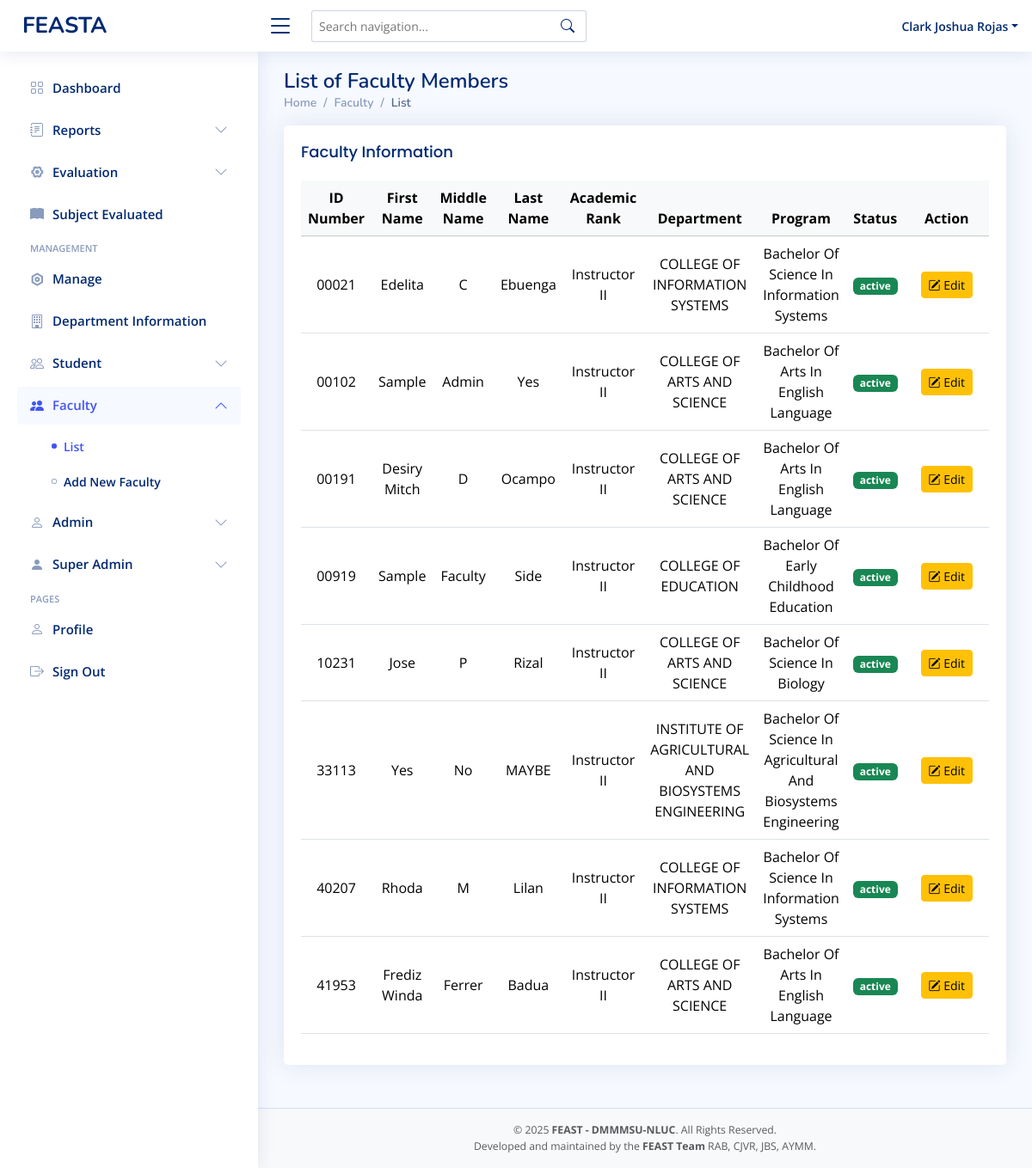
Page /superadmin-facultylist.php (signed in) on the committed database.
### tables this page shows
CREATE TABLE `faculty` (
  `idnumber` varchar(11) NOT NULL,
  `first_name` varchar(50) NOT NULL,
  `mid_name` varchar(50) NOT NULL,
  `last_name` varchar(50) NOT NULL,
  `password` varchar(255) DEFAULT NULL,
  `department` varchar(255) NOT NULL,
  `program` varchar(255) DEFAULT NULL,
  `faculty_rank` varchar(50) DEFAULT NULL,
  `role` varchar(50) NOT NULL DEFAULT 'faculty',
  `status` varchar(11) NOT NULL DEFAULT 'active'
);

### superadmin-facultylist.php (the view, shortened to what this page needs)
<?php
include 'conn/conn.php';
$query = "SELECT * FROM faculty WHERE role = 'faculty'";
$result = mysqli_query($conn, $query);
?>
<!DOCTYPE html>
<html lang="en">
<head>
  <?php include 'head.php'; ?>
</head>
<body>
  <?php include 'superadmin-header.php'; ?>
  <?php include 'superadmin-sidebar.php'; ?>
  <main id="main" class="main">
    <div class="pagetitle">
      <h1>List of Faculty Members</h1>
      <nav>
        <ol class="breadcrumb">
          <li class="breadcrumb-item"><a href="superadmin-dashboard.php">Home</a></li>
          <li class="breadcrumb-item">Faculty</li>
          <li class="breadcrumb-item active">List</li>
        </ol>
      </nav>
    </div>
    <section class="section">
      <div class="row">
        <div class="col-lg-12">
          <div class="card">
            <div class="card-body table-responsive">
              <h5 class="card-title">Faculty Information</h5>
              <table class="table datatable table-hover align-middle">
                <thead class="table-light text-center">
                  <tr>
                    <th>ID Number</th>
                    <th>First Name</th>
                    <th>Middle Name</th>
                    <th>Last Name</th>
                    <th>Academic Rank</th>
                    <th>Department</th>
                    <th>Program</th>
                    <th>Status</th>
                    <th width="120px">Action</th>
                  </tr>
                </thead>
                <tbody class="text-center">
                  <?php while ($row = mysqli_fetch_assoc($result)): ?>
                    <tr>
                      <td><?= htmlspecialchars($row['idnumber']); ?></td>
                      <td class="text-capitalize"><?= htmlspecialchars($row['first_name']); ?></td>
                      <td class="text-capitalize"><?= htmlspecialchars($row['mid_name']); ?></td>
                      <td class="text-capitalize"><?= htmlspecialchars($row['last_name']); ?></td>
                      <td class="text-capitalize"><?= htmlspecialchars($row['faculty_rank']); ?></td>
                      <td class="text-uppercase"><?= htmlspecialchars($row['department']); ?></td>
                      <td class="text-capitalize"><?= htmlspecialchars($row['program'] ?? '—'); ?></td>
                      <td>
                        <span class="badge bg-<?= $row['status'] === 'active' ? 'success' : 'secondary'; ?>">
                          <?= htmlspecialchars($row['status']); ?>
                        </span>
                      </td>
                      <td>
                        <a href="superadmin-editfaculty.php?id=<?= urlencode($row['idnumber']); ?>"
                          class="btn btn-warning btn-sm">
                          <i class="bi bi-pencil-square"></i> Edit
                        </a>
                      </td>
                    </tr>
                  <?php endwhile; ?>
                </tbody>
              </table>
            </div>
          </div>
        </div>
      </div>
    </section>
  </main>
  <?php include 'footer.php'; ?>
</body>
</html>

### head.php (shortened to what this page needs)
<link href="vendors/bootstrap/css/bootstrap.min.css" rel="stylesheet">
<link href="vendors/bootstrap-icons/bootstrap-icons.css" rel="stylesheet">
<link href="vendors/boxicons/css/boxicons.min.css" rel="stylesheet">
<link href="vendors/quill/quill.snow.css" rel="stylesheet">
<link href="vendors/quill/quill.bubble.css" rel="stylesheet">
<link href="vendors/remixicon/remixicon.css" rel="stylesheet">
<link href="vendors/simple-datatables/style.css" rel="stylesheet">
<link href="assets/css/style.css" rel="stylesheet">
<link rel="stylesheet" href="assets/css/select2.min.css" />
<link rel="stylesheet" href="assets/css/choices.min.css" />

### superadmin-header.php (shortened to what this page needs)
<header id="header" class="header fixed-top d-flex align-items-center">
  <div class="d-flex align-items-center justify-content-between">
    <a href="superadmin-dashboard.php" class="logo d-flex align-items-center">
      <span class="d-none d-lg-block">FEASTA</span>
    </a>
    <i class="bi bi-list toggle-sidebar-btn"></i>
  </div>
  <div class="search-bar position-relative">
    <form class="search-form d-flex align-items-center" onsubmit="return false;">
      <input type="text" id="navSearch" placeholder="Search navigation..." autocomplete="off">
      <button type="submit" title="Search"><i class="bi bi-search"></i></button>
    </form>
  </div>
  <nav class="header-nav ms-auto">
    <ul class="d-flex align-items-center">
      <li class="nav-item dropdown pe-3 position-relative">
        <a class="nav-link nav-profile d-flex align-items-center pe-0" href="#" data-bs-toggle="dropdown">
          <span class="d-none d-md-block dropdown-toggle ps-2 text-capitalize"><?php echo $_SESSION['first_name'] . ' ' . $_SESSION['last_name']; ?></span>
        </a>
      </li>
    </ul>
  </nav>
</header>

### superadmin-sidebar.php (shortened to what this page needs)
<?php
$currentPage = basename($_SERVER['PHP_SELF']);
?>
<aside id="sidebar" class="sidebar">
  <ul class="sidebar-nav" id="sidebar-nav">
    <li class="nav-item">
      <a class="nav-link <?= $currentPage == 'superadmin-dashboard.php' ? '' : 'collapsed' ?>"
        href="superadmin-dashboard.php">
        <i class="bi bi-grid"></i>
        <span>Dashboard</span>
      </a>
    </li>
    <li class="nav-item">
      <?php $reportsPages = ['superadmin-individualreport.php', 'superadmin-acknowledgementreport.php', 'superadmin-overallreport-set.php', 'superadmin-overallreport-sef.php', 'superadmin-overallreport.php', 'superadmin-pastrecords.php']; ?>
      <a class="nav-link <?= in_array($currentPage, $reportsPages) ? '' : 'collapsed' ?>"
        data-bs-target="#reports" data-bs-toggle="collapse" href="#">
        <i class="bi bi-journal-text"></i><span>Reports</span><i class="bi bi-chevron-down ms-auto"></i>
      </a>
    </li>
    <?php $evalPages = ['superadmin-evaluationsetting.php', 'superadmin-evaluationswitch.php', 'superadmin-evaluationprogress.php']; ?>
    <li class="nav-item">
      <a class="nav-link <?= in_array($currentPage, $evalPages) ? '' : 'collapsed' ?>"
        data-bs-target="#evaluation" data-bs-toggle="collapse" href="#">
        <i class="ri-settings-4-line"></i><span>Evaluation</span><i class="bi bi-chevron-down ms-auto"></i>
      </a>
    </li>
    <li class="nav-item">
      <a class="nav-link <?= $currentPage == 'superadmin-evaluatedsubject.php' ? 'active' : 'collapsed' ?>"
        href="superadmin-evaluatedsubject.php">
        <i class="bi bi-book-fill"></i>
        <span>Subject Evaluated</span>
      </a>
    </li>
    <li class="nav-heading">Management</li>
    <li class="nav-item">
      <a class="nav-link <?= $currentPage == 'superadmin-addsmanagement.php' ? 'active' : 'collapsed' ?>"
        href="superadmin-addsmanagement.php">
        <i class="ri-settings-line"></i>
        <span>Manage</span>
      </a>
    </li>
    <li class="nav-item">
      <a class="nav-link <?= $currentPage == 'superadmin-department-info.php' ? 'active' : 'collapsed' ?>"
        href="superadmin-department-info.php">
        <i class="bi bi-building"></i>
        <span>Department Information</span>
      </a>
    </li>
    <?php $studentPages = ['superadmin-studentlist.php', 'superadmin-studentcreation.php']; ?>
    <li class="nav-item">
      <a class="nav-link <?= in_array($currentPage, $studentPages) ? '' : 'collapsed' ?>"
        data-bs-target="#student-nav" data-bs-toggle="collapse" href="#">
        <i class="bi bi-people"></i><span>Student</span><i class="bi bi-chevron-down ms-auto"></i>
      </a>
    </li>
    <?php $facultyPages = ['superadmin-facultylist.php', 'superadmin-facultycreation.php']; ?>
    <li class="nav-item">
      <a class="nav-link <?= in_array($currentPage, $facultyPages) ? '' : 'collapsed' ?>"
        data-bs-target="#faculty-nav" data-bs-toggle="collapse" href="#">
        <i class="bi bi-people-fill"></i><span>Faculty</span><i class="bi bi-chevron-down ms-auto"></i>
      </a>
      <ul id="faculty-nav" class="nav-content collapse <?= in_array($currentPage, $facultyPages) ? 'show' : '' ?>"
        data-bs-parent="#sidebar-nav">
        <li>
          <a href="superadmin-facultylist.php" class="<?= $currentPage == 'superadmin-facultylist.php' ? 'active' : '' ?>">
            <i class="bi bi-circle"></i><span>List</span>
          </a>
        </li>
        <li>
          <a href="superadmin-facultycreation.php" class="<?= $currentPage == 'superadmin-facultycreation.php' ? 'active' : '' ?>">
            <i class="bi bi-circle"></i><span>Add New Faculty</span>
          </a>
        </li>
      </ul>
    </li>
    <?php $adminPages = ['superadmin-adminlist.php', 'superadmin-admincreation.php']; ?>
    <li class="nav-item">
      <a class="nav-link <?= in_array($currentPage, $adminPages) ? '' : 'collapsed' ?>"
        data-bs-target="#admin-nav" data-bs-toggle="collapse" href="#">
        <i class="bi bi-person"></i><span>Admin</span><i class="bi bi-chevron-down ms-auto"></i>
      </a>
    </li>
    <?php $superPages = ['superadmin-superadminlist.php', 'superadmin-superadmincreation.php']; ?>
    <li class="nav-item">
      <a class="nav-link <?= in_array($currentPage, $superPages) ? '' : 'collapsed' ?>"
        data-bs-target="#super-nav" data-bs-toggle="collapse" href="#">
        <i class="bi bi-person-fill"></i><span>Super Admin</span><i class="bi bi-chevron-down ms-auto"></i>
      </a>
    </li>
    <li class="nav-heading">Pages</li>
    <li class="nav-item">
      <a class="nav-link <?= $currentPage == 'superadmin-user-profile.php' ? 'active' : 'collapsed' ?>"
        href="superadmin-user-profile.php">
        <i class="bi bi-person"></i>
        <span>Profile</span>
      </a>
    </li>
    <li class="nav-item">
      <a class="nav-link collapsed" href="logout.php">
        <i class="bi bi-box-arrow-right"></i>
        <span>Sign Out</span>
      </a>
    </li>
  </ul>
</aside>

### footer.php
<footer id="footer" class="footer bg-light text-center py-3">
  <div class="container">
    <div class="text-muted small">
      &copy; <?= date('Y') ?> <strong><span>FEAST - DMMMSU-NLUC</span></strong>. All Rights Reserved.
    </div>
    <div class="text-muted small">
      Developed and maintained by the <strong>FEAST Team</strong> RAB, CJVR, JBS, AYMM.
    </div>
  </div>
</footer>

### assets/css/style.css (style rules this page uses)
:root { scroll-behavior: smooth; }
body { font-family: "Open Sans", sans-serif; background: #f6f9ff; color: #444444; }
a { color: #4154f1; text-decoration: none; }
h1, h2, h3, h4, h5, h6 { font-family: "Nunito", sans-serif; }
#main { margin-top: 60px; padding: 20px 30px; transition: all 0.3s; }
.pagetitle { margin-bottom: 10px; }
.pagetitle h1 { font-size: 24px; margin-bottom: 0; font-weight: 600; color: #012970; }
.card { margin-bottom: 30px; border: none; border-radius: 5px; box-shadow: 0px 0 30px rgba(1, 41, 112, 0.1); }
.card-title { padding: 20px 0 15px 0; font-size: 18px; font-weight: 500; color: #012970; font-family: "Poppins", sans-serif; }
.card-body { padding: 0 20px 20px 20px; }
.breadcrumb { font-size: 14px; font-family: "Nunito", sans-serif; color: #899bbd; font-weight: 600; }
.breadcrumb a { color: #899bbd; transition: 0.3s; }
.breadcrumb .breadcrumb-item::before { color: #899bbd; }
.breadcrumb .active { color: #51678f; font-weight: 600; }
.logo { line-height: 1; }
@media (min-width: 1200px) { .logo { width: 280px; } }
.logo span { font-size: 26px; font-weight: 700; color: #012970; font-family: "Nunito", sans-serif; }
.header { transition: all 0.5s; z-index: 997; height: 60px; box-shadow: 0px 2px 20px rgba(1, 41, 112, 0.1); background-color: #fff; padding-left: 20px; }
.header .toggle-sidebar-btn { font-size: 32px; padding-left: 10px; cursor: pointer; color: #012970; }
.header .search-bar { min-width: 360px; padding: 0 20px; }
.header .search-form { width: 100%; }
.header .search-form input { border: 0; font-size: 14px; color: #012970; border: 1px solid rgba(1, 41, 112, 0.2); padding: 7px 38px 7px 8px; border-radius: 3px; transition: 0.3s; width: 100%; }
.header .search-form button { border: 0; padding: 0; margin-left: -30px; background: none; }
.header .search-form button i { color: #012970; }
.header-nav ul { list-style: none; }
.header-nav>ul { margin: 0; padding: 0; }
.header-nav .nav-profile { color: #012970; }
.header-nav .nav-profile span { font-size: 14px; font-weight: 600; }
.sidebar { position: fixed; top: 60px; left: 0; bottom: 0; width: 300px; z-index: 996; transition: all 0.3s; padding: 20px; overflow-y: auto; scrollbar-width: thin; scrollbar-color: #aab7cf transparent; box-shadow: 0px 0px 20px rgba(1, 41, 112, 0.1); background-color: #fff; }
@media (min-width: 1200px) { #main, #footer { margin-left: 300px; } }
.sidebar-nav { padding: 0; margin: 0; list-style: none; }
.sidebar-nav li { padding: 0; margin: 0; list-style: none; }
.sidebar-nav .nav-item { margin-bottom: 5px; }
.sidebar-nav .nav-heading { font-size: 11px; text-transform: uppercase; color: #899bbd; font-weight: 600; margin: 10px 0 5px 15px; }
.sidebar-nav .nav-link { display: flex; align-items: center; font-size: 15px; font-weight: 600; color: #4154f1; transition: 0.3; background: #f6f9ff; padding: 10px 15px; border-radius: 4px; }
.sidebar-nav .nav-link i { font-size: 16px; margin-right: 10px; color: #4154f1; }
.sidebar-nav .nav-link.collapsed { color: #012970; background: #fff; }
.sidebar-nav .nav-link.collapsed i { color: #899bbd; }
.sidebar-nav .nav-link .bi-chevron-down { margin-right: 0; transition: transform 0.2s ease-in-out; }
.sidebar-nav .nav-link:not(.collapsed) .bi-chevron-down { transform: rotate(180deg); }
.sidebar-nav .nav-content { padding: 5px 0 0 0; margin: 0; list-style: none; }
.sidebar-nav .nav-content a { display: flex; align-items: center; font-size: 14px; font-weight: 600; color: #012970; transition: 0.3; padding: 10px 0 10px 40px; transition: 0.3s; }
.sidebar-nav .nav-content a i { font-size: 6px; margin-right: 8px; line-height: 0; border-radius: 50%; }
.sidebar-nav .nav-content a:hover, .sidebar-nav .nav-content a.active { color: #4154f1; }
.sidebar-nav .nav-content a.active i { background-color: #4154f1; }
.footer { padding: 20px 0; font-size: 14px; transition: all 0.3s; border-top: 1px solid #cddfff; }

### rows in the picture
faculty: idnumber "00021", first_name "Edelita", mid_name "C", last_name "Ebuenga", faculty_rank "Instructor II", department "COLLEGE OF INFORMATION SYSTEMS", program "Bachelor Of Science In Information Systems", status "active"
faculty: idnumber "00102", first_name "Sample", mid_name "Admin", last_name "Yes", faculty_rank "Instructor II", department "COLLEGE OF ARTS AND SCIENCE", program "Bachelor Of Arts In English Language", status "active"
faculty: idnumber "00191", first_name "Desiry Mitch", mid_name "D", last_name "Ocampo", faculty_rank "Instructor II", department "COLLEGE OF ARTS AND SCIENCE", program "Bachelor Of Arts In English Language", status "active"
faculty: idnumber "00919", first_name "Sample", mid_name "Faculty", last_name "Side", faculty_rank "Instructor II", department "COLLEGE OF EDUCATION", program "Bachelor Of Early Childhood Education", status "active"
faculty: idnumber "10231", first_name "Jose", mid_name "P", last_name "Rizal", faculty_rank "Instructor II", department "COLLEGE OF ARTS AND SCIENCE", program "Bachelor Of Science In Biology", status "active"
faculty: idnumber "33113", first_name "Yes", mid_name "No", last_name "MAYBE", faculty_rank "Instructor II", department "INSTITUTE OF AGRICULTURAL AND BIOSYSTEMS ENGINEERING", program "Bachelor Of Science In Agricultural And Biosystems Engineering", status "active"
faculty: idnumber "40207", first_name "Rhoda", mid_name "M", last_name "Lilan", faculty_rank "Instructor II", department "COLLEGE OF INFORMATION SYSTEMS", program "Bachelor Of Science In Information Systems", status "active"
faculty: idnumber "41953", first_name "Frediz Winda", mid_name "Ferrer", last_name "Badua", faculty_rank "Instructor II", department "COLLEGE OF ARTS AND SCIENCE", program "Bachelor Of Arts In English Language", status "active"

### other values in the picture
$_SESSION['first_name'] "Clark Joshua"
$_SESSION['last_name'] "Rojas"
